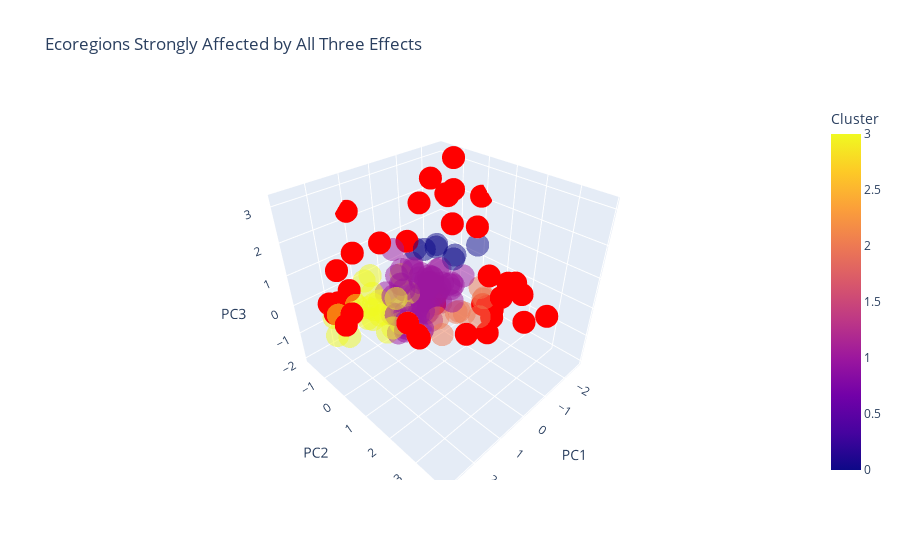

The notebook cell this image was saved under:
### Code cell
import pandas as pd
import numpy as np
import plotly.express as px
import ace_tools_open as tools  # For visualization

# Load PCA-transformed data
pca_df = pd.read_csv("outputs/csv/pca_reduced_data_with_clusters.csv")

# Standardize PC scores (z-scores)
pca_df["PC1_z"] = (pca_df["PC1"] - pca_df["PC1"].mean()) / pca_df["PC1"].std()
pca_df["PC2_z"] = (pca_df["PC2"] - pca_df["PC2"].mean()) / pca_df["PC2"].std()
pca_df["PC3_z"] = (pca_df["PC3"] - pca_df["PC3"].mean()) / pca_df["PC3"].std()

# Compute a Combined Score (sum of absolute z-scores)
pca_df["Combined_Score"] = abs(pca_df["PC1_z"]) + abs(pca_df["PC2_z"]) + abs(pca_df["PC3_z"])

# Set threshold at the 75th percentile (top 25% of highest scores)
threshold_combined = np.percentile(pca_df["Combined_Score"], 75)

# Filter ecoregions in the top 25% of total combined effects
filtered_df = pca_df[pca_df["Combined_Score"] >= threshold_combined]

# Display the filtered dataframe
tools.display_dataframe_to_user(name="Filtered Ecoregions with High Combined Effects", dataframe=filtered_df)

# Create a 3D scatter plot highlighting these points
fig = px.scatter_3d(
    pca_df, 
    x="PC1", 
    y="PC2", 
    z="PC3", 
    color="Cluster",
    opacity=0.5,
    title="Ecoregions Strongly Affected by All Three Effects",
    hover_data={"ECO_ID": True}
)

# Highlight the filtered points in red
fig.add_trace(px.scatter_3d(
    filtered_df, 
    x="PC1", 
    y="PC2", 
    z="PC3", 
    color_discrete_sequence=["red"], 
    opacity=1.0, 
    hover_data={"ECO_ID": True}
).data[0])

# Show plot
fig.show()

### Figure 1 — Plotly figure (JSON) as saved in the notebook; plotly's stock layout.template omitted (floating-point values rounded to 4 significant figures; data arrays with more than 128 entries replaced by an {"elided": "..."} marker saying what was removed)
{"data": [{"customdata": {"elided": "150x1 int values"}, "hovertemplate": "PC1=%{x}<br>PC2=%{y}<br>PC3=%{z}<br>ECO_ID=%{customdata[0]}<br>Cluster=%{marker.color}<extra></extra>", "legendgroup": "", "marker": {"color": {"elided": "150 int values"}, "coloraxis": "coloraxis", "opacity": 0.5, "symbol": "circle"}, "mode": "markers", "name": "", "scene": "scene", "showlegend": false, "type": "scatter3d", "x": {"elided": "150 float values"}, "y": {"elided": "150 float values"}, "z": {"elided": "150 float values"}}, {"customdata": [[540], [508], [439], [553], [617], [614], [450], [452], [502], [489], [520], [539], [543], [526], [530], [542], [555], [552], [569], [571], [573], [579], [585], [584], [594], [591], [602], [612], [498], [506], [447], [448], [477], [481], [495], [499], [517], [478]], "hovertemplate": "PC1=%{x}<br>PC2=%{y}<br>PC3=%{z}<br>ECO_ID=%{customdata[0]}<extra></extra>", "legendgroup": "", "marker": {"color": "red", "opacity": 1, "symbol": "circle"}, "mode": "markers", "name": "", "scene": "scene", "showlegend": false, "type": "scatter3d", "x": [-0.6144, -0.5058, -1.952, -1.34, -0.753, -2.365, -1.143, -1.51, -1.115, -2.193, 1.912, 2.121, 0.07769, 2.484, -2.404, 2.822, -2.327, -2.654, -1.506, -1.499, -1.433, -1.858, -1.326, -2.197, 1.023, 2.108, 1.511, -1.95, -1.536, 2.529, 1.699, 2.693, 2.781, -0.858, 0.6598, 1.973, -0.3274, 1.728], "y": [3.848, 2.925, 2.205, 1.443, -1.411, -1.004, 2.903, 1.128, -0.588, -0.8544, 2.053, 2.239, 2.962, -0.437, -1.277, 0.743, -1.278, -0.09134, 1.512, 1.519, 2.044, -1.477, -0.7643, 0.1884, -1.807, -0.9181, -1.002, -0.5917, -1.671, -0.8339, 0.5283, -0.2941, 0.3199, 1.818, 2.412, -0.6594, 2.301, 1.426], "z": [0.8742, 1.454, -0.0005661, -0.5136, 0.8032, 3.149, -0.1624, -0.7004, -1.381, 1.09, 0.6347, 0.9715, 1.337, 0.6546, 1.847, 1.138, 1.938, 2.12, -0.6831, -0.9709, 0.5747, 2.524, -1.18, 1.36, 2.286, 1.253, 1.5, 2.393, 1.754, 0.4293, 2.494, 0.4907, 0.5168, 0.9774, 0.2071, 0.6762, -0.4096, 0.6178]}], "layout": {"coloraxis": {"colorbar": {"title": {"text": "Cluster"}}, "colorscale": [[0, "#0d0887"], [0.1111, "#46039f"], [0.2222, "#7201a8"], [0.3333, "#9c179e"], [0.4444, "#bd3786"], [0.5556, "#d8576b"], [0.6667, "#ed7953"], [0.7778, "#fb9f3a"], [0.8889, "#fdca26"], [1, "#f0f921"]]}, "legend": {"tracegroupgap": 0}, "scene": {"domain": {"x": [0, 1], "y": [0, 1]}, "xaxis": {"title": {"text": "PC1"}}, "yaxis": {"title": {"text": "PC2"}}, "zaxis": {"title": {"text": "PC3"}}}, "title": {"text": "Ecoregions Strongly Affected by All Three Effects"}}}
